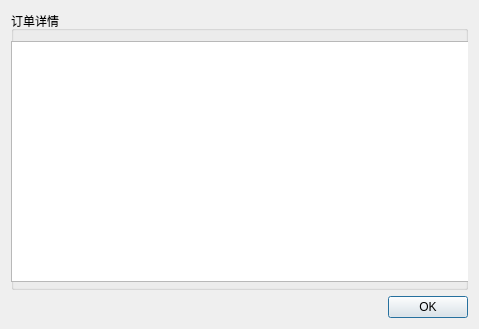
<?xml version="1.0" encoding="UTF-8"?>
<ui version="4.0">
 <class>dlgdetail</class>
 <widget class="QDialog" name="dlgdetail">
  <property name="geometry">
   <rect>
    <x>0</x>
    <y>0</y>
    <width>479</width>
    <height>329</height>
   </rect>
  </property>
  <property name="windowTitle">
   <string>Dialog</string>
  </property>
  <layout class="QHBoxLayout" name="horizontalLayout">
   <item>
    <layout class="QGridLayout" name="gridLayout">
     <item row="0" column="0" colspan="2">
      <widget class="QGroupBox" name="groupBox">
       <property name="title">
        <string>订单详情</string>
       </property>
       <widget class="QTableView" name="tvDetail">
        <property name="geometry">
         <rect>
          <x>0</x>
          <y>30</y>
          <width>461</width>
          <height>241</height>
         </rect>
        </property>
       </widget>
      </widget>
     </item>
     <item row="1" column="0">
      <spacer name="horizontalSpacer">
       <property name="orientation">
        <enum>Qt::Horizontal</enum>
       </property>
       <property name="sizeHint" stdset="0">
        <size>
         <width>308</width>
         <height>20</height>
        </size>
       </property>
      </spacer>
     </item>
     <item row="1" column="1">
      <widget class="QPushButton" name="pbOk">
       <property name="text">
        <string>OK</string>
       </property>
      </widget>
     </item>
    </layout>
   </item>
  </layout>
 </widget>
 <resources/>
 <connections/>
</ui>
